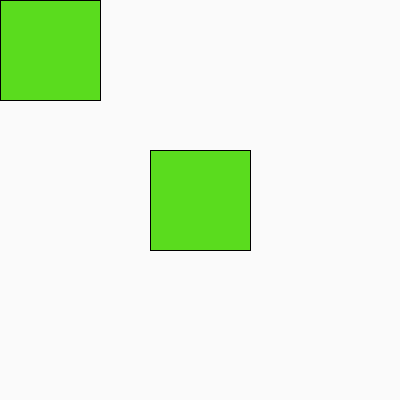
Frame 1 (no input)
Frame 60 (the mouse pressed at the canvas centre just before this capture): identical to frame 1, image omitted
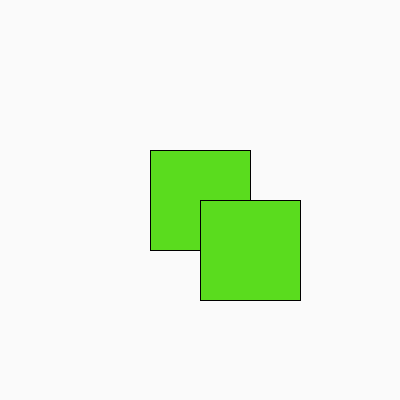
Frame 120 (the mouse held since frame 60 and released just before this capture)

The Processing sketch that drew these frames (run headless with seeded random() and noise(); from frame 60 on, the mouse is pressed at the canvas centre):

// Processing sketch: processing_53831
// ── processing_53831.pde

//Problem Set 2
//Question 4
//Natalie DeCoste

void setup() {
  size (400, 400);
  smooth();
}

void draw() {
  background(250);
  int x = 100;
  
  
    if (intersect(125,125,x/2, mouseX, mouseY, x/2)) {
      fill (255, 31, 173);
    }
    else {
      fill (90,220, 30);
    }

    rect(150,150, x, x);
    rect (mouseX, mouseY, x, x);
    }
  boolean intersect (float a1, float b1, float c1, float a2, float b2, float c2) {
    float d = dist(a1, b1, c1, a2, b2, c2);
    if (d < (c1 + c2) ) {
      return true;
    }
      else {
        return false;
      }
    }
